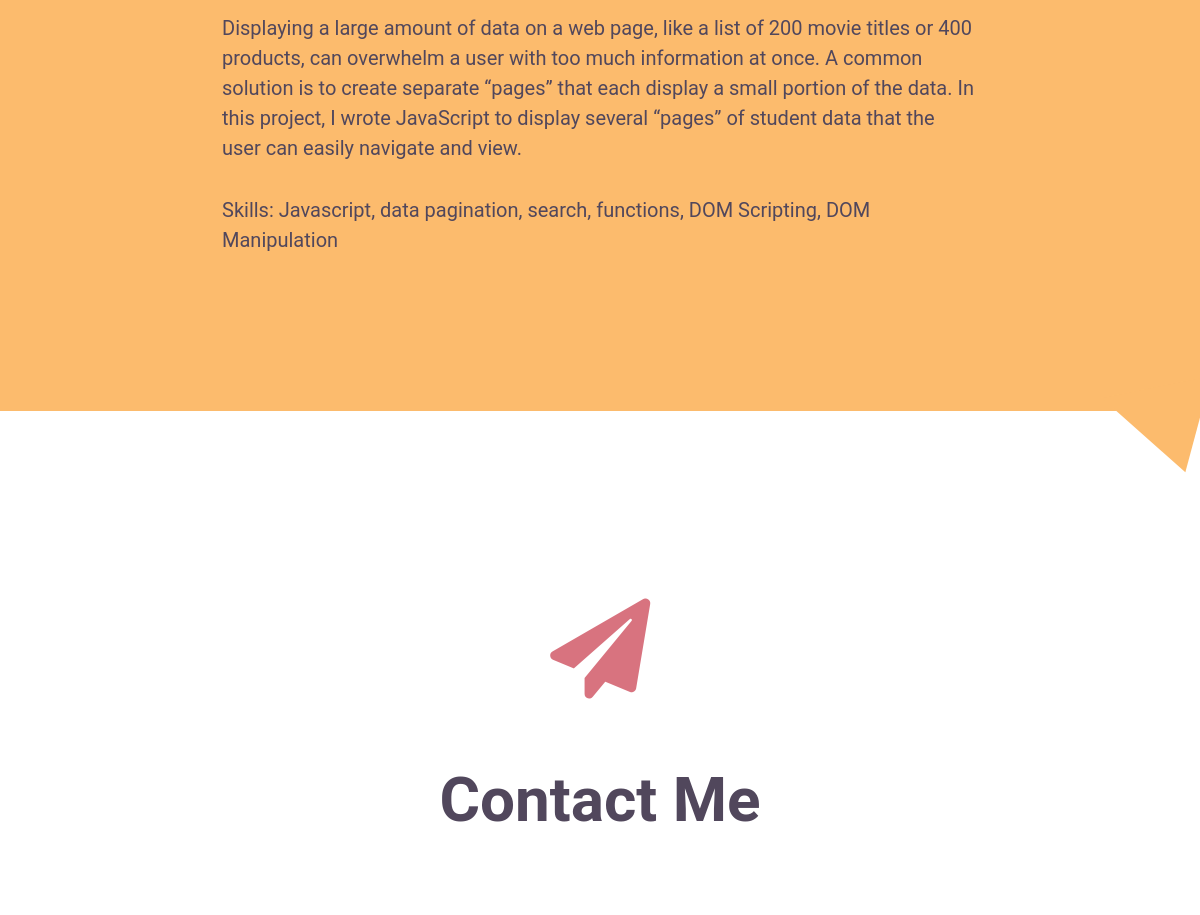
Before: / (middle part) with the older database file.
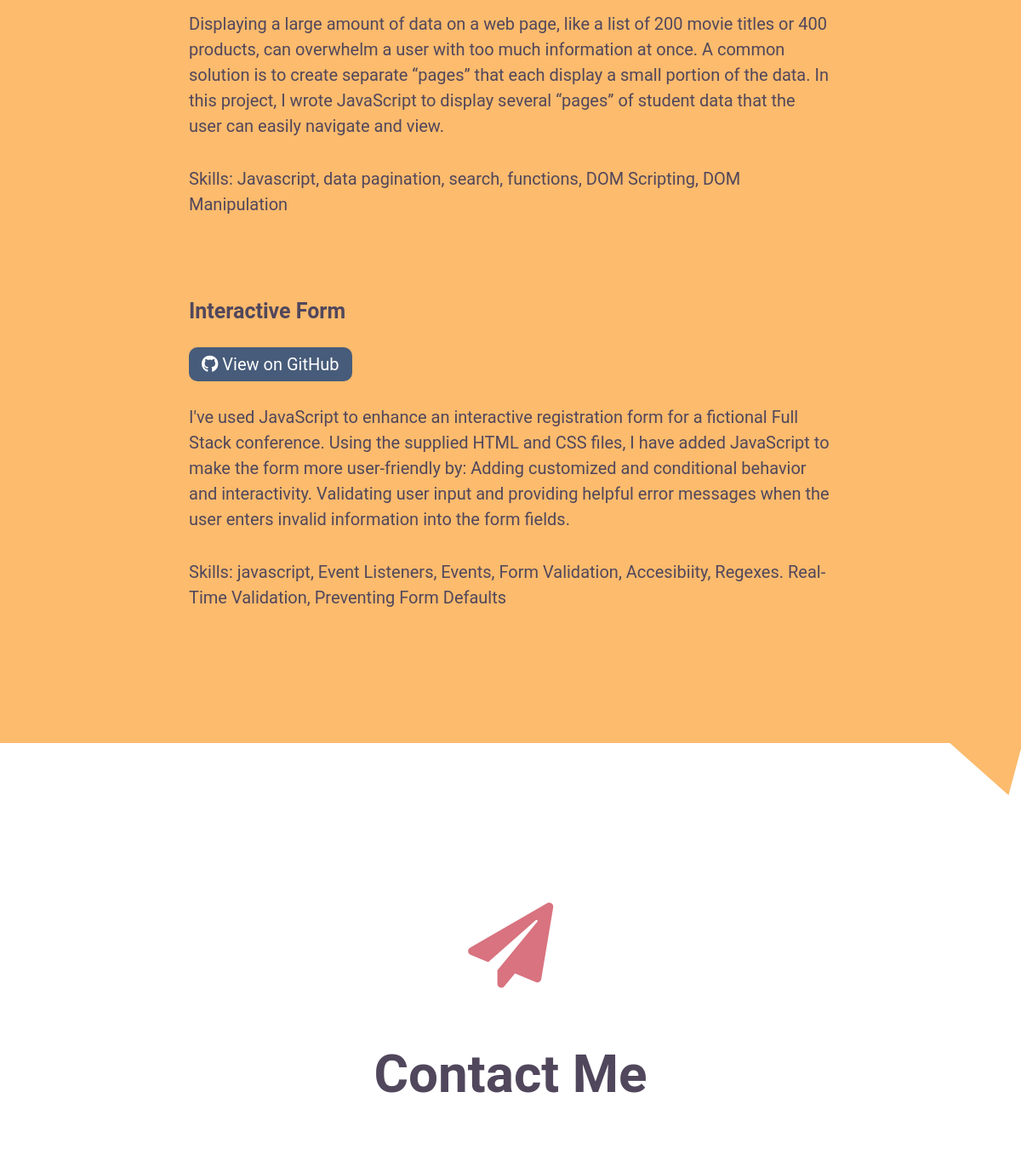
After: the same page with the newer database file.
### models.py (models this page shows, shortened)
class Project(db.Model):
    __tablename__ = 'my_projects'
    id = db.Column(db.Integer, primary_key=True)  # primary key
    title=db.Column('Title', db.String())
    date = db.Column('Date',  db.DateTime, default=datetime.datetime.now)
    description=db.Column('Description', db.String())
    skills_practiced = db.Column('Skills Practice', db.String())
    url = db.Column('GitHub Repo', db.String())

### app.py (the view)
@app.route('/', methods=['GET', 'POST'])
def index():
    projects = db.session.query(Project).all()
    return render_template('index.html', projects=projects)

### templates/index.html (shortened to what this page needs)
{% extends 'layout.html' %} {% block content %}
<section id="projects">
  <div id="project-list">
    {% for project in projects %}
    <div id="project1" class="a-project">
      <h3>{{project.title}}</h3>
      <a href="{{project.url}}" class="github-btn">
        <i class="fab fa-github"></i>
        View on GitHub
      </a>
      <p>{{project.description}}</p>
      <p>Skills: {{project.skills_practiced}}</p>
    </div>
    {% endfor %}
  </div>
  <div id="triangle4"></div>
</section>
<section id="contact">
  <i class="fas fa-paper-plane"></i>
  <h2>Contact Me</h2>
</section>
{% endblock content %}

### templates/layout.html (shortened to what this page needs)
<!DOCTYPE html>
<html>
    <head>
        <link rel="stylesheet" href="https://cdnjs.cloudflare.com/ajax/libs/font-awesome/5.15.3/css/all.min.css">
        <link href="https://cdn.jsdelivr.net/npm/bootstrap@5.0.0-beta2/dist/css/bootstrap.min.css" rel="stylesheet">
        <link rel="stylesheet" href="/static/styles.css">
    </head>
     <body>
        {% block content %}
        {% endblock content %}
    </body>
</html>

### static/styles.css (style rules this page uses)
:root { --primary-text: #51475c; --secondary-text: #ab6c82; --primary: #475c7a; --secondary: #fcbb6d; --accent: #d8737f; --white: #fff; }
* { font-family: "Roboto", Arial, Helvetica, sans-serif; color: var(--primary-text); }
h2 { font-size: 30px; font-weight: bold; }
h3 { font-size: 25px; font-weight: bold; }
body { overflow-x: hidden; }
#projects { background-color: var(--secondary); position: relative; text-align: center; padding: 5%; }
#projects .a-project { text-align: left; margin-left: 5%; margin-right: 5%; }
#projects .a-project h3 { margin-bottom: 2rem; margin-top: 3rem; }
.github-btn { border-radius: 10px; background-color: var(--primary); padding: 8px 15px; color: var(--white); text-decoration: none; }
.github-btn i { color: var(--white); }
#projects .a-project p { margin-top: 2rem; }
#projects #triangle4 { width: 0; height: 0; border-top: 50px solid transparent; border-right: 100px solid var(--secondary); border-bottom: 50px solid transparent; position: absolute; bottom: -50px; right: 0; transform: rotate(15deg); overflow: hidden; }
#contact { margin-left: 5%; margin-right: 5%; text-align: center; margin-bottom: 6rem; }
#contact .fa-paper-plane { font-size: 34px; margin-bottom: 2rem; margin-top: 4rem; color: var(--accent); }
#contact h2 { margin-bottom: 2rem; }
@media (min-width: 992px) { h2 { font-size: 62px; } }
@media (min-width: 992px) { #about, #projects, #contact, #about-page { padding: 5% 15%; } }
@media (min-width: 992px) { #skills .fas, #projects .fa-file-code, #contact .fa-paper-plane { font-size: 100px; margin-bottom: 4rem; } }
@media (min-width: 992px) { #contact { margin-top: 4rem; margin-bottom: 6rem; } }
@media (min-width: 992px) { #contact h2 { margin-bottom: 5rem; } }
@media (min-width: 1200px) { #projects .a-project { margin-bottom: 6rem; } }

Changed rows visible on the page:
added Project: title "Interactive Form", description "I've used JavaScript to enhance an interactive registration form for a fictional Full Stack conference. Using the supplied HTML and CSS files, I have added JavaScript to make the form more user-friendly by: Adding customized and conditional behavior and interactivity. Validating user input and providing helpful error messages when the user enters invalid information into the form fields.", skills_practiced "javascript, Event Listeners, Events, Form Validation, Accesibiity, Regexes. Real-Time Validation, Preventing Form Defaults"
